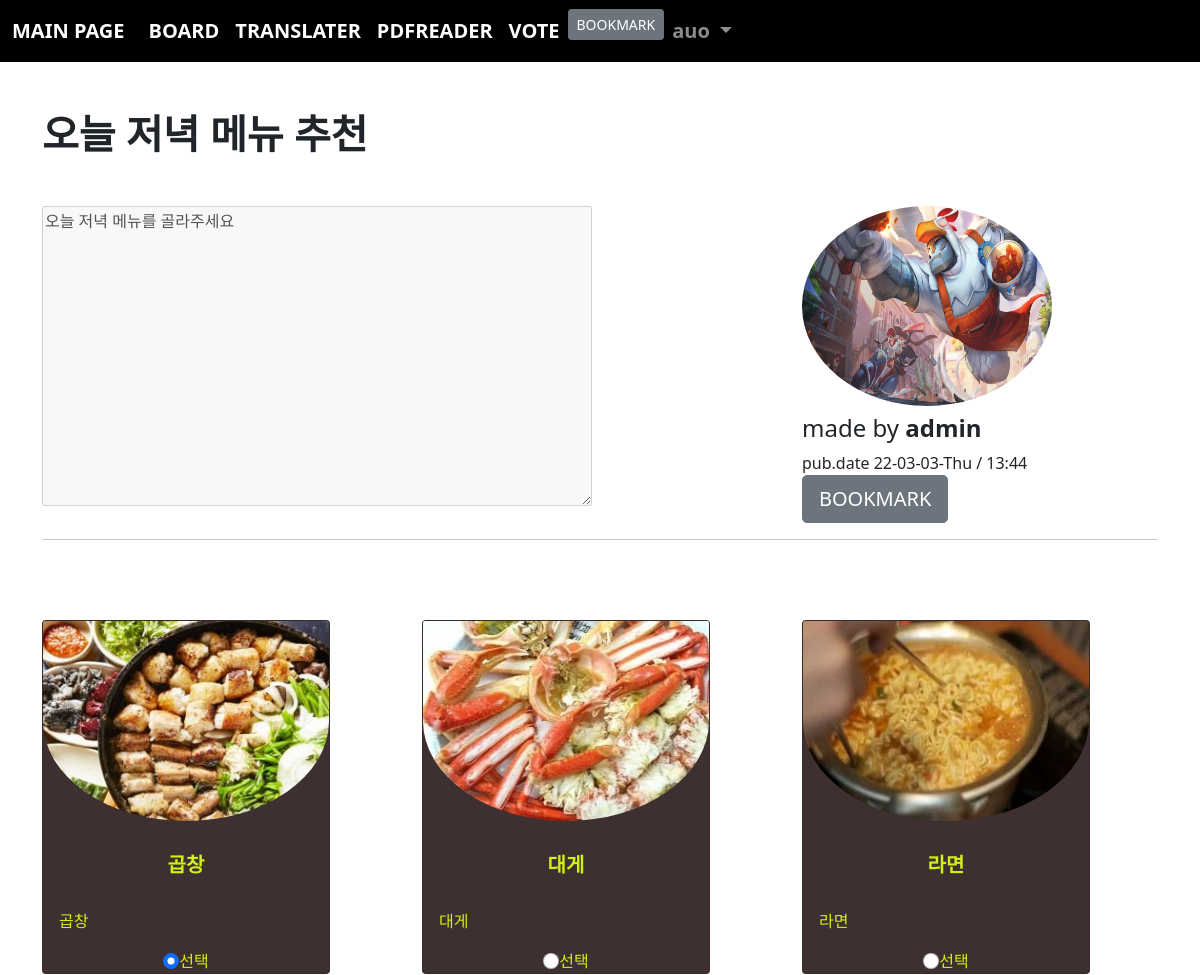
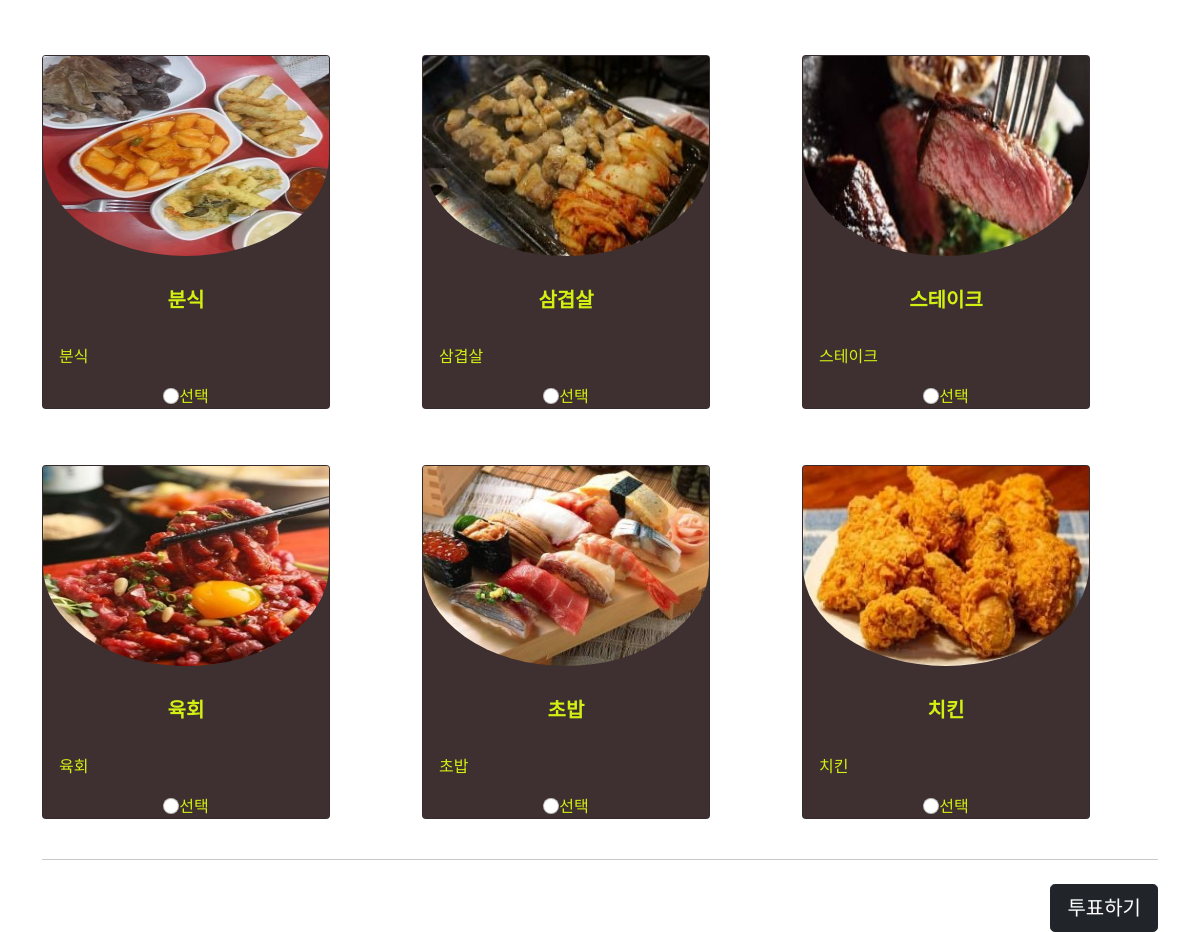
The page /vote/detail/2 (signed in) on the database its author committed (2 pictures, top to bottom).
### acc/models.py (models this page shows)
class User(AbstractUser):
    comment = models.TextField()
    point = models.IntegerField(default=0)
    age = models.IntegerField(default=0)
    pic = models.ImageField(upload_to="user/%y/%m")
    def getpic(self):
        if self.pic:
            return self.pic.url
        return "/media/noimage.png"

### vote/models.py (models this page shows, shortened)
class Topic(models.Model):
    subject = models.CharField(max_length=200)
    maker = models.ForeignKey(User, on_delete=models.CASCADE, related_name="maker")
    content = models.TextField()
    voter = models.ManyToManyField(User, blank=True , related_name="voter")
    pubdate = models.DateTimeField()

class Choice(models.Model):
    topic = models.ForeignKey(Topic, on_delete=models.CASCADE)
    chname = models.CharField(max_length=200)
    chpic = models.ImageField(upload_to="vote/%y")
    chcom = models.TextField()
    choicer = models.ManyToManyField(User, blank=True)

### vote/views.py (the view)
# urls.py: path('detail/<tpk>' , views.detail, name="detail"),
def detail(request,tpk):
    t = Topic.objects.get(id=tpk)
    c = t.choice_set.all()
    context = {
        "t" : t ,
        "cset" :c
    }
    return render(request, "vote/detail.html" , context)

### templates/vote/detail.html (shortened to what this page needs)
{% extends 'base.html' %}
{% load mathfilters %}
{% block con %}
    <div class="container mt-5 "><h1><b>{{t.subject}}</b></h1>
        <div class="row mt-5">
            <div class="col-lg-8">
                <textarea class"form-control" style="height: 300px; width: 550px;" disabled>{{ t.content}}</textarea>
            </div>
            <div class="col-lg-4">
                <img src="{{t.maker.getpic}}" width="300px" height= "300px">
                <div class="text-left mt-2">
                    <h4>made by <b>{{t.maker}}</b></h4>
                    pub.date {{ t.pubdate | date:'y-m-d-D / H:i' }}
                </div>
                <button type="button" class="btn btn-secondary btn-lg" data-bs-toggle="modal" data-bs-target="#book">
                    BOOKMARK
                </button>
            </div>
        </div>
        <hr>
        <form method="post" action="{% url 'vote:vote' t.id %}">
            <div class="row mt-5" >
                {% for i in cset %}
                    <div class="col-lg-4 mt-3 mb-4">
                        <div class="card mt-3" style="width: 18rem; background-color: rgb(62, 48, 48); color: rgb(211, 240, 19)">
                            <img src="{{ i.chpic.url }}" class="card-img-top" alt="...">
                            <div class="card-body mt-3">
                                <h5 class="card-title text-center"><b>{{ i.chname }}</b></h5><br>
                                <p class="card-text text-left" disabled>{{ i.chcom }}</p>
                            </div>
                            {% if user in t.voter.all %}
                                <div class="progress mt-3 mb-3">
                                    <div class="progress-bar bg-info progress-bar-striped progress-bar-animated" role="progressbar" aria-valuenow="75" aria-valuemin="0" aria-valuemax="100" style="width: {{ i.choicer.all.count | div:t.voter.all.count | mul:100 }}%">{{ i.choicer.all.count | div:t.voter.all.count | mul:100 }} %</div>
                                </div>
                            {% else %}
                                <div class="text-center">
                                    <input class="form-check-input" type="radio" name="ch" value="{{i.id}}" {% if forloop.first %} checked {% endif %}>선택
                                </div>
                            {%endif%}
                        </div>
                    </div>
                {% endfor%}
            </div>
            <hr>
            <div class="text-end">
                {% if user in t.voter.all %}
                    <div class= "text-end mt-4">
                        <a href="{% url 'vote:cancle' t.id %}"><button type="button" class="btn btn-dark btn-lg">투표취소</button></a>
                    </div>
                {% else %}
                    <div class= "text-end mt-4">
                        <button class="btn btn-dark btn-lg ">투표하기</button>
                    </div>
                {%endif%}
            </div>
        </form>
    </div>
{% endblock %}

### templates/base.html (shortened to what this page needs)
<!doctype html>
<html lang="en">
    <head>
        <link href="https://cdn.jsdelivr.net/npm/bootstrap@5.1.3/dist/css/bootstrap.min.css" rel="stylesheet">
    </head>
    <body>
        {% if user.is_authenticated %}
            <nav class="navbar navbar-expand-lg navbar-dark" style="background-color: rgb(0, 0, 0); font-size: 20px; font-weight: bold;">
                <div class="container-fluid">
                    <a class="navbar-brand" href="{% url 'acc:index' %}">MAIN PAGE</a>
                    <div class="collapse navbar-collapse" id="navbarSupportedContent">
                        <ul class="navbar-nav me-auto mb-2 mb-lg-0">
                            <li class="nav-item">
                                <a class="nav-link active" aria-current="page" href="{% url 'board:index' %}">BOARD</a>
                            </li>
                            <li class="nav-item">
                                <a class="nav-link active" aria-current="page" href="{% url 'trans:index' %}">TRANSLATER</a>
                            </li>
                            <li class="nav-item">
                                <a class="nav-link active" aria-current="page" href="{% url 'pdfread:index' %}">PDFREADER</a>
                            </li>
                            <li class="nav-item">
                                <a class="nav-link active" aria-current="page" href="{% url 'vote:index' %}">VOTE</a>
                            </li>
                            <li>
                                <div class="text-end">
                                <button type="button" class="btn btn-secondary btn-sm" data-bs-toggle="modal" data-bs-target="#book">
                                        BOOKMARK
                                </button>
                                 </div>
                            </li>
                            <li class="nav-item dropdown">
                                <a class="nav-link dropdown-toggle" href="#" id="navbarDropdown" role="button" data-bs-toggle="dropdown" aria-expanded="false">
                                    {{ user }}
                                </a>
                            </li>
                        </ul>
                    </div>
                </div>
            </nav>
        {% endif %}
        {% if user.is_authenticated %}
            {% block con %}{% endblock %}
        {% endif %}
    </body>
</html>

### templates/vote/detail.html (style rules this page uses)
img { width: 250px; height: 200px; border-radius: 90%; overflow: hidden; }

### rows shown on the page
User: username "auo"
Topic: subject "오늘 저녁 메뉴 추천", content "오늘 저녁 메뉴를 골라주세요", maker.getpic (picture), maker "admin", pubdate "22-03-03-Thu / 13:44"
Choice: chpic (picture), chname "곱창", chcom "곱창"
Choice: chpic (picture), chname "대게", chcom "대게"
Choice: chpic (picture), chname "라면", chcom "라면"
Choice: chpic (picture), chname "분식", chcom "분식"
Choice: chpic (picture), chname "삼겹살", chcom "삼겹살"
Choice: chpic (picture), chname "스테이크", chcom "스테이크"
Choice: chpic (picture), chname "육회", chcom "육회"
Choice: chpic (picture), chname "초밥", chcom "초밥"
Choice: chpic (picture), chname "치킨", chcom "치킨"
